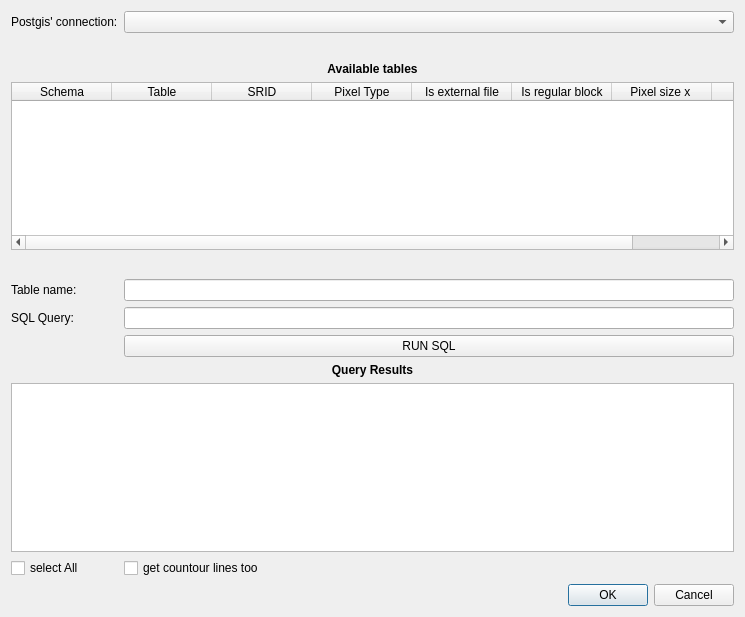
<?xml version="1.0" encoding="UTF-8"?>
<ui version="4.0">
 <class>DlgAddRasterLayer</class>
 <widget class="QDialog" name="DlgAddRasterLayer">
  <property name="geometry">
   <rect>
    <x>0</x>
    <y>0</y>
    <width>745</width>
    <height>617</height>
   </rect>
  </property>
  <property name="windowTitle">
   <string>Load Postgis Raster layer</string>
  </property>
  <layout class="QFormLayout" name="formLayout">
   <property name="fieldGrowthPolicy">
    <enum>QFormLayout::AllNonFixedFieldsGrow</enum>
   </property>
   <item row="0" column="0">
    <widget class="QLabel" name="label">
     <property name="sizePolicy">
      <sizepolicy hsizetype="Fixed" vsizetype="Preferred">
       <horstretch>0</horstretch>
       <verstretch>0</verstretch>
      </sizepolicy>
     </property>
     <property name="text">
      <string>Postgis' connection:</string>
     </property>
    </widget>
   </item>
   <item row="0" column="1">
    <widget class="QComboBox" name="comboBox"/>
   </item>
   <item row="1" column="0">
    <spacer name="verticalSpacer_3">
     <property name="orientation">
      <enum>Qt::Vertical</enum>
     </property>
     <property name="sizeHint" stdset="0">
      <size>
       <width>20</width>
       <height>40</height>
      </size>
     </property>
    </spacer>
   </item>
   <item row="2" column="0" colspan="2">
    <widget class="QLabel" name="label_7">
     <property name="font">
      <font>
       <weight>75</weight>
       <bold>true</bold>
      </font>
     </property>
     <property name="text">
      <string>Available tables</string>
     </property>
     <property name="alignment">
      <set>Qt::AlignCenter</set>
     </property>
    </widget>
   </item>
   <item row="3" column="0" colspan="2">
    <widget class="QTableWidget" name="tableWidget">
     <column>
      <property name="text">
       <string>Schema</string>
      </property>
     </column>
     <column>
      <property name="text">
       <string>Table</string>
      </property>
     </column>
     <column>
      <property name="text">
       <string>SRID</string>
      </property>
     </column>
     <column>
      <property name="text">
       <string>Pixel Type</string>
      </property>
     </column>
     <column>
      <property name="text">
       <string>Is external file</string>
      </property>
     </column>
     <column>
      <property name="text">
       <string>Is regular block</string>
      </property>
     </column>
     <column>
      <property name="text">
       <string>Pixel size x </string>
      </property>
     </column>
     <column>
      <property name="text">
       <string>Pixel size y</string>
      </property>
     </column>
    </widget>
   </item>
   <item row="4" column="0">
    <spacer name="verticalSpacer_2">
     <property name="orientation">
      <enum>Qt::Vertical</enum>
     </property>
     <property name="sizeHint" stdset="0">
      <size>
       <width>20</width>
       <height>40</height>
      </size>
     </property>
    </spacer>
   </item>
   <item row="5" column="0">
    <widget class="QLabel" name="label_2">
     <property name="sizePolicy">
      <sizepolicy hsizetype="Fixed" vsizetype="Preferred">
       <horstretch>0</horstretch>
       <verstretch>0</verstretch>
      </sizepolicy>
     </property>
     <property name="text">
      <string>Table name:</string>
     </property>
    </widget>
   </item>
   <item row="5" column="1">
    <widget class="QLineEdit" name="lineEdit"/>
   </item>
   <item row="8" column="0">
    <widget class="QLabel" name="label_3">
     <property name="sizePolicy">
      <sizepolicy hsizetype="Fixed" vsizetype="Preferred">
       <horstretch>0</horstretch>
       <verstretch>0</verstretch>
      </sizepolicy>
     </property>
     <property name="text">
      <string>SQL Query:</string>
     </property>
    </widget>
   </item>
   <item row="8" column="1">
    <widget class="QLineEdit" name="lineEdit_2"/>
   </item>
   <item row="9" column="0">
    <spacer name="verticalSpacer">
     <property name="orientation">
      <enum>Qt::Vertical</enum>
     </property>
     <property name="sizeHint" stdset="0">
      <size>
       <width>20</width>
       <height>40</height>
      </size>
     </property>
    </spacer>
   </item>
   <item row="12" column="0" colspan="2">
    <widget class="QLabel" name="label_8">
     <property name="font">
      <font>
       <weight>75</weight>
       <bold>true</bold>
      </font>
     </property>
     <property name="text">
      <string>Query Results</string>
     </property>
     <property name="alignment">
      <set>Qt::AlignCenter</set>
     </property>
    </widget>
   </item>
   <item row="13" column="0" colspan="2">
    <widget class="QTableWidget" name="tableWidget_2"/>
   </item>
   <item row="14" column="0">
    <widget class="QCheckBox" name="selAllCheckBox">
     <property name="text">
      <string>select All</string>
     </property>
    </widget>
   </item>
   <item row="14" column="1">
    <widget class="QCheckBox" name="contLinesCheckBox">
     <property name="text">
      <string>get countour lines too</string>
     </property>
    </widget>
   </item>
   <item row="17" column="0" colspan="2">
    <widget class="QDialogButtonBox" name="buttonBox">
     <property name="orientation">
      <enum>Qt::Horizontal</enum>
     </property>
     <property name="standardButtons">
      <set>QDialogButtonBox::Cancel|QDialogButtonBox::Ok</set>
     </property>
    </widget>
   </item>
   <item row="9" column="1">
    <widget class="QPushButton" name="pushButton">
     <property name="text">
      <string>RUN SQL</string>
     </property>
    </widget>
   </item>
  </layout>
 </widget>
 <resources/>
 <connections>
  <connection>
   <sender>buttonBox</sender>
   <signal>accepted()</signal>
   <receiver>DlgAddRasterLayer</receiver>
   <slot>accept()</slot>
   <hints>
    <hint type="sourcelabel">
     <x>248</x>
     <y>254</y>
    </hint>
    <hint type="destinationlabel">
     <x>157</x>
     <y>274</y>
    </hint>
   </hints>
  </connection>
  <connection>
   <sender>buttonBox</sender>
   <signal>rejected()</signal>
   <receiver>DlgAddRasterLayer</receiver>
   <slot>reject()</slot>
   <hints>
    <hint type="sourcelabel">
     <x>316</x>
     <y>260</y>
    </hint>
    <hint type="destinationlabel">
     <x>286</x>
     <y>274</y>
    </hint>
   </hints>
  </connection>
 </connections>
</ui>
